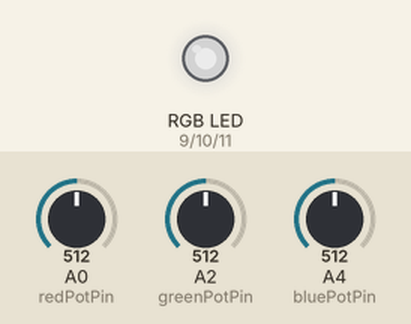
The sketch below on a simulated Arduino Uno, built with avr-gcc and run on an emulated ATmega328P. Shown: an RGB LED mixed from three pins (HIGH = lit). The inputs (shaded band) are chosen by the test bench; at power-on: A0 (redPotPin) = 512, A2 (greenPotPin) = 512, A4 (bluePotPin) = 512. Dim RGB values are drawn brighter than linear.

Above: at 1.2 s.
1.3 s: A0 (redPotPin) set to 716
At 1.7 s:
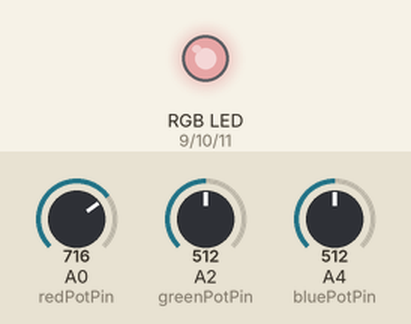
2.8 s: A2 (greenPotPin) set to 716
At 4.0 s:
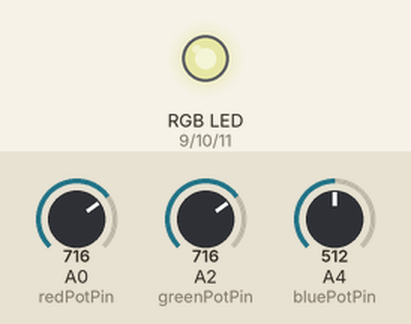
4.3 s: A4 (bluePotPin) set to 716
At 5.2 s:
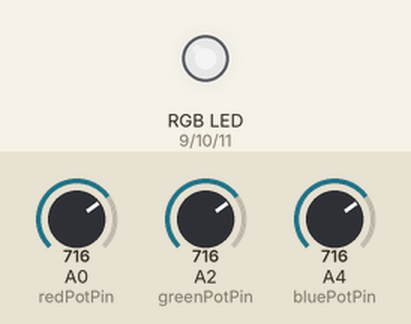
5.8 s: A0 (redPotPin) set to 900
At 6.3 s:
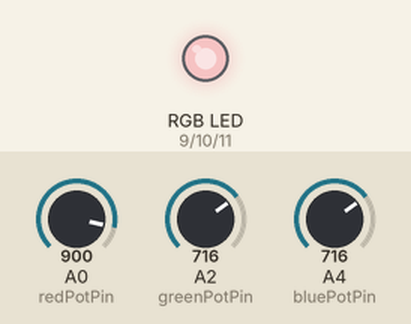
7.3 s: A2 (greenPotPin) set to 900
At 8.5 s:
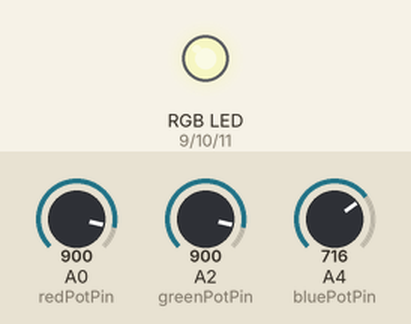
8.8 s: A4 (bluePotPin) set to 900
At 9.8 s:
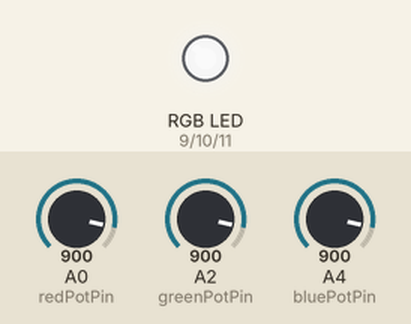
Timing chart, 0 to 11.3 s (numbered marks = the images above; inputs shaded):
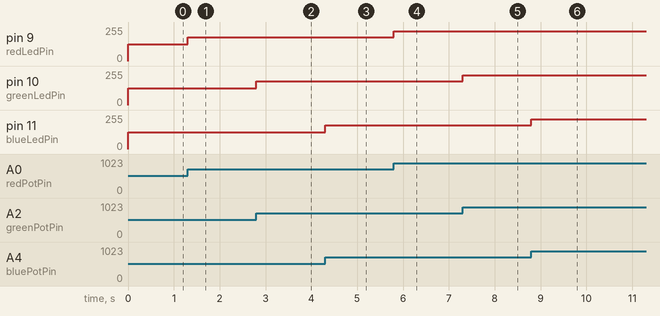

The sketch:

fade_rgb_potentiometers.ino
```cpp
//  Fading each color of an RGB LED with diferent potentiometers
//  Components: RBG LED (1 minimum), potentiometers (3 minimum),
//  resistors and wires (per logic)


const int redPotPin = A0;
const int greenPotPin = A2;
const int bluePotPin = A4;

const int redLedPin = 9;
const int greenLedPin = 10;
const int blueLedPin = 11;

const int maxAnalogValue = 1023;
const int maxDiodeValue = 255;

int redPotValue, greenPotValue, bluePotValue, redLedValue, greenLedValue, blueLedValue;

void setup() {
  pinMode(redPotPin, INPUT);
  pinMode(greenPotPin, INPUT);
  pinMode(bluePotPin, INPUT);

  pinMode(redLedPin, OUTPUT);
  pinMode(greenLedPin, OUTPUT);
  pinMode(blueLedPin, OUTPUT);

}

void loop() {
  redPotValue = analogRead(redPotPin);
  greenPotValue = analogRead(greenPotPin);
  bluePotValue = analogRead(bluePotPin);

  redLedValue = map(redPotValue, 0, maxAnalogValue, 0, maxDiodeValue);
  greenLedValue = map(greenPotValue, 0, maxAnalogValue, 0, maxDiodeValue);
  blueLedValue = map(bluePotValue, 0, maxAnalogValue, 0, maxDiodeValue);

  analogWrite(redLedPin, redLedValue);
  analogWrite(greenLedPin, greenLedValue);
  analogWrite(blueLedPin, blueLedValue);

}
```

Measured:
- after the input at 1.3 s, pin 9 (redLedPin): 127/255 → 178/255 at once
- after the input at 2.8 s, pin 10 (greenLedPin): 127/255 → 178/255 at once
- after the input at 4.3 s, pin 11 (blueLedPin): 127/255 → 178/255 at once
- after the input at 5.8 s, pin 9 (redLedPin): 178/255 → 224/255 at once
- after the input at 7.3 s, pin 10 (greenLedPin): 178/255 → 224/255 at once
- after the input at 8.8 s, pin 11 (blueLedPin): 178/255 → 224/255 at once
